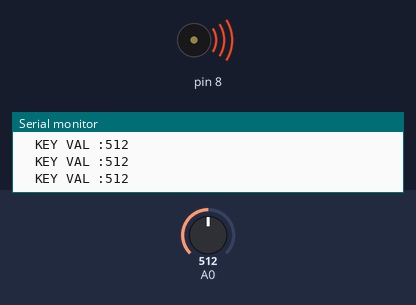
Simulated run of this sketch. Board: Arduino Uno, built with avr-gcc and run on an emulated ATmega328P. Parts: buzzer (waves = sounding), the last lines printed to the serial monitor. The inputs (shaded band) are chosen by the test bench; at power-on: A0 = 512.

Above: at 1.2 s.
1.3 s: A0 set to 0
At 1.9 s:
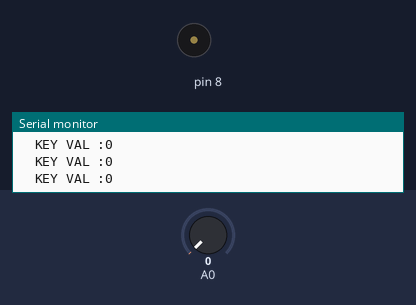
2.8 s: A0 set to 1000
At 3.2 s:
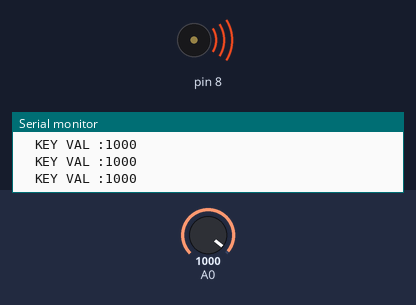
4.3 s: A0 set to 974
At 5.4 s:
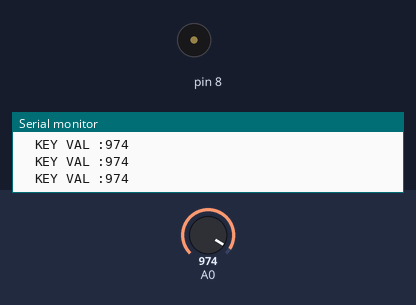
Timing chart, 0 to 7.3 s (numbered marks = the images above; inputs shaded):
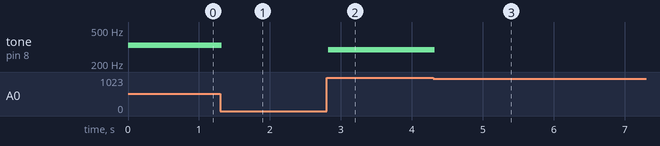

Measured:
- the behaviour switches between 990 and 989 on A0 (found by bisection; images 2 and 3)
- after the input at 1.3 s, tone on pin 8: 330 Hz → silent at once
- after the input at 2.8 s, tone on pin 8: silent → 294 Hz at once
- after the input at 4.3 s, tone on pin 8: 294 Hz → silent at once

The sketch:

PIEZO003.ino
```cpp
int notes[] = {262, 294, 330, 349};

void setup() {
  Serial.begin(9600);
  }

void loop() {
  int keyVal = analogRead(A0);
    Serial.print("\tKEY VAL :"); Serial.println(keyVal);
    //delay(1000);
    if(keyVal == 1023){
         tone(8, notes[0],100);
    }
     else if(keyVal >= 990 && keyVal <= 1010){
         tone(8, notes[1],100);
    }
     else if(keyVal >= 505 && keyVal <= 515){
         tone(8, notes[2],100);
    }
      else if(keyVal >= 1 && keyVal <= 500)
    {
        tone(8, notes[3],100);
    }
      else{
        noTone(8);
    }
    }
```
